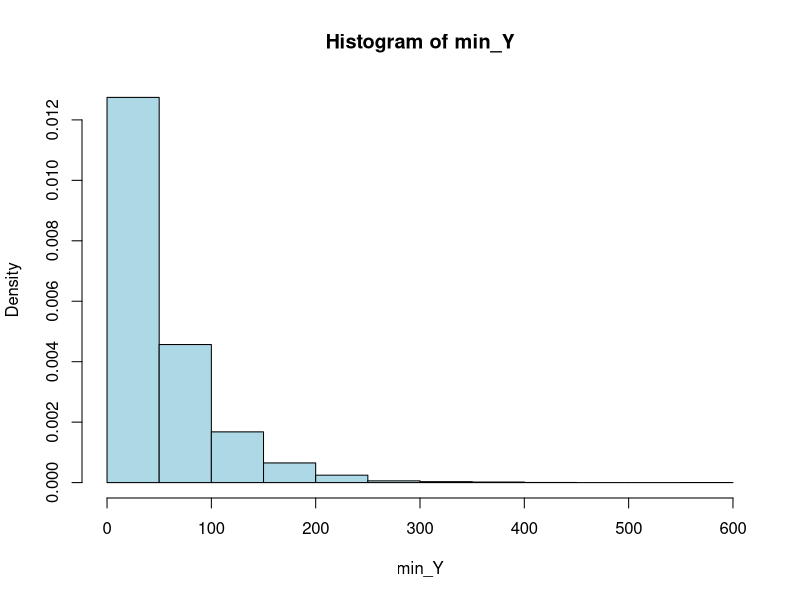
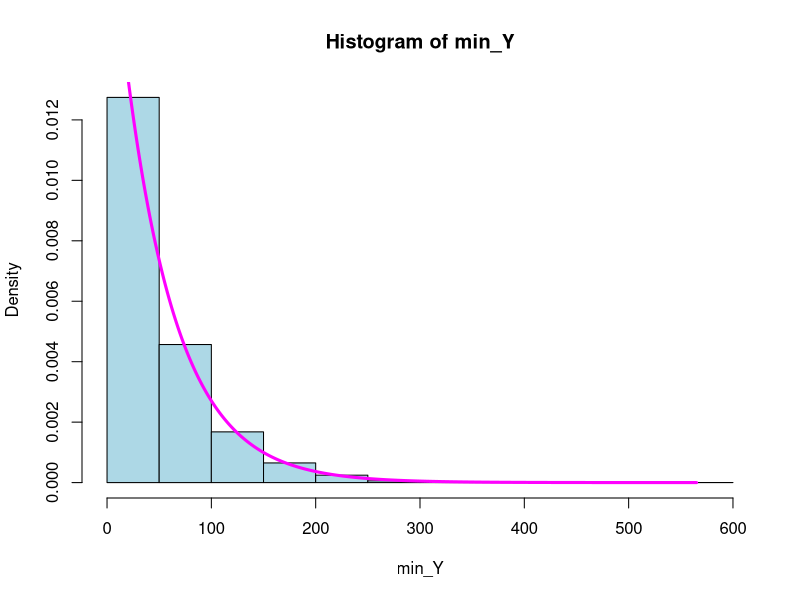
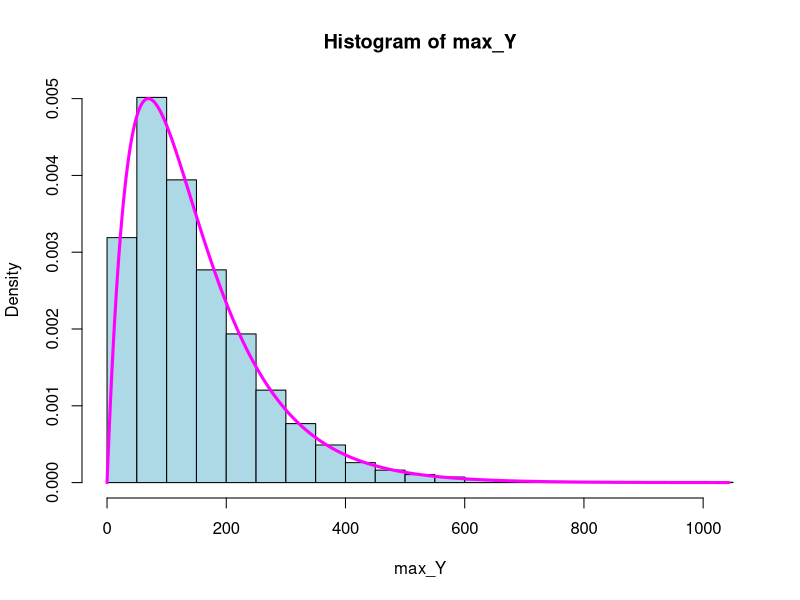
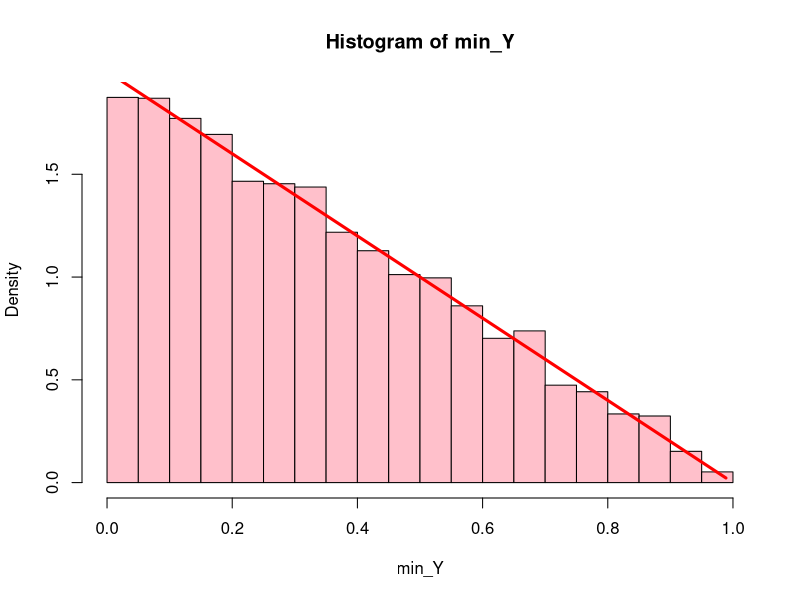
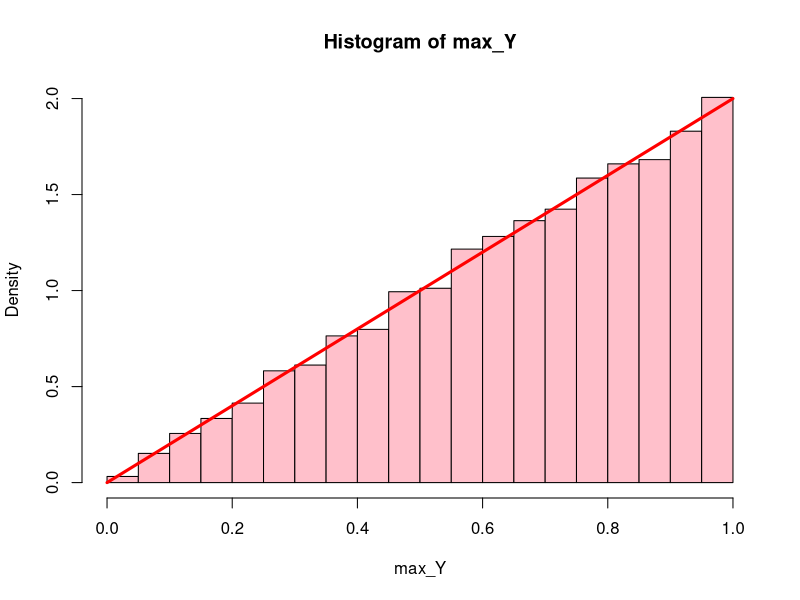
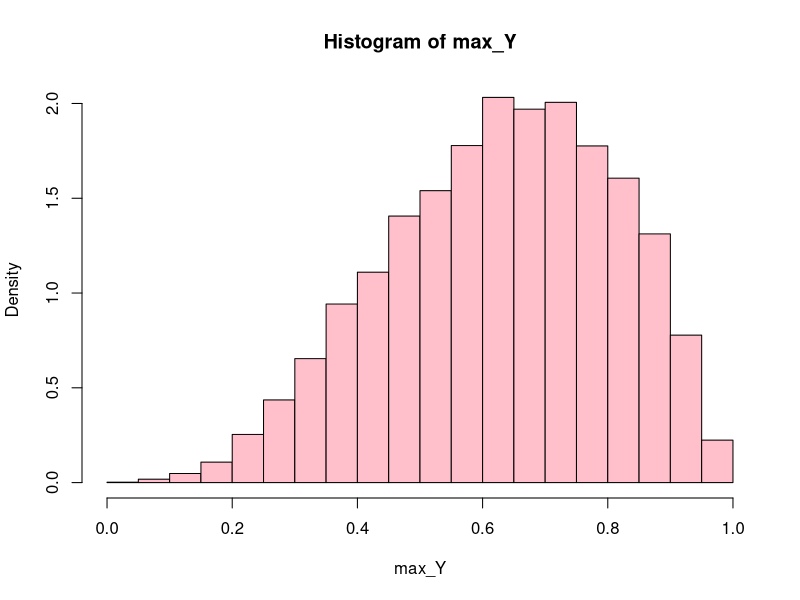
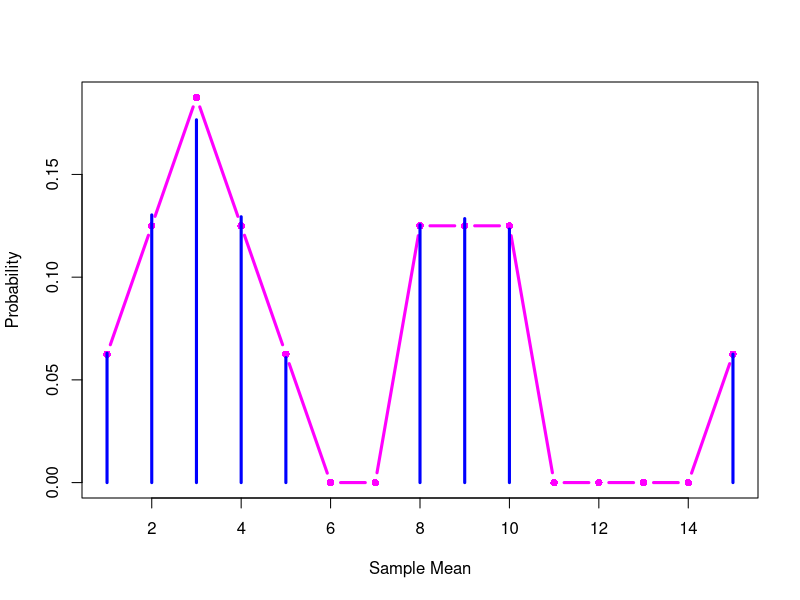

Write R code to recreate these figures, in order.
## ---- chunk 1
Y <- rexp(2, rate = 1 / 100)
Y
## ---- chunk 2
min(Y)
## ---- chunk 3
num_realizations <- 5
Y <- rexp(2 * num_realizations, rate = 1 / 100)
Y
YY <- matrix(Y, 2, num_realizations)
YY
## ---- chunk 4
min_Y <- apply(YY, MAR = 2, FUN = "min") # 1 for rows, 2 for columns
min_Y
## ---- chunk 5
set.seed(4302019)
num_realizations <- 10000
Y <- rexp(2 * num_realizations, rate = 1 / 100)
YY <- matrix(Y, 2, num_realizations)
min_Y <- apply(YY, MAR = 2, FUN = "min") # 1 for rows, 2 for columns
hist(min_Y, col = "LightBlue", freq = FALSE) 
# freq = FALSE so that histogram is normalized to be a density, with area 1
## ---- chunk 6
X_grid <- seq(from = 0, to = max(min_Y), length = 1000)
f_X <- (1 / 50) * exp(-X_grid / 50)
hist(min_Y, col = "LightBlue", freq = FALSE) 
lines(X_grid, f_X, lwd = 3, col = "magenta")
## ---- chunk 7

set.seed(4302019)
num_realizations <- 10000
### a)


Y <- rexp(2 * num_realizations, rate = 1 / 100)
YY <- matrix(Y, 2, num_realizations)
max_Y <- apply(YY, MAR = 2, FUN = "max") # 1 for rows, 2 for columns
#hist(max_Y, col = "LightBlue", freq = FALSE)

### b) and c)
X_grid <- seq(from = 0, to = max(max_Y), length = 1000)
f_X <- (1 / 50) * (exp(-X_grid / 100) - exp(-X_grid / 50))
hist(max_Y, col = "LightBlue", freq = FALSE) 
lines(X_grid, f_X, lwd = 3, col = "magenta")


## ---- chunk 8
mean(max_Y)
var(max_Y)
## ---- chunk 9
set.seed(4302019)
num_realizations <- 10000


Y <- runif(2*num_realizations, 0, 1)
YY <- matrix(Y, 2, num_realizations)
min_Y <- apply(YY, MAR=2, FUN="min")
hist(min_Y, col="Pink", freq=FALSE)

x_grid <- seq(from =0, to=max(min_Y), length.out = 1000)
f_x <- 2*(1-x_grid)
lines(x_grid, f_x, lwd=3 ,col="Red")

mean(min_Y)
var(min_Y)


## ---- chunk 10
set.seed(4302019)
num_realizations <- 10000


Y <- runif(2*num_realizations, 0, 1)
YY <- matrix(Y, 2, num_realizations)
max_Y <- apply(YY, MAR=2, FUN="max")
hist(max_Y, col="Pink", freq=FALSE)

x_grid <- seq(from=0, to = max(max_Y), length.out = 1000)
f_x <- 2*(x_grid)
lines(x_grid, f_x, lwd=3, col="Red")

mean(max_Y)
var(max_Y)


## ---- chunk 11
set.seed(4302019)
num_realizations <- 10000

Y <- rbeta(2*num_realizations, shape1=2, shape2=2)
YY <- matrix(Y,2,num_realizations)
max_Y <- apply(YY, MAR=2, FUN="max")
hist(max_Y, col="Pink", freq=FALSE)



## ---- chunk 12
set.seed(4302019)
num_realizations <- 10000
Y <- sample(c(1, 3, 5, 15), size = 2 * num_realizations, replace = TRUE)
YY <- matrix(Y, 2, num_realizations)
Ybar <- apply(YY, MAR = 2, FUN = "mean")
# Compute and plot the true probabilities: 
true_prob <- c(1, 2, 3, 2, 1, 0, 0, 2, 2, 2, 0, 0, 0, 0, 1) / 16
plot(1:15, true_prob, 
     ylab = "Probability",
     xlab = "Sample Mean",
     type = "b", pch = 16, lwd = 3, col = "magenta")
lines(sort(unique(Ybar)), table(Ybar) / num_realizations, type = "h", lwd = 3, col = "blue")
